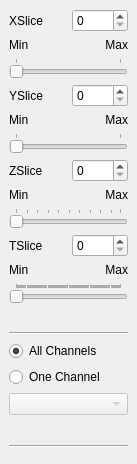
<?xml version="1.0" encoding="UTF-8"?>
<ui version="4.0">
 <class>NavigationDockWidget</class>
 <widget class="QDockWidget" name="NavigationDockWidget">
  <property name="geometry">
   <rect>
    <x>0</x>
    <y>0</y>
    <width>137</width>
    <height>464</height>
   </rect>
  </property>
  <property name="sizePolicy">
   <sizepolicy hsizetype="Expanding" vsizetype="Expanding">
    <horstretch>0</horstretch>
    <verstretch>0</verstretch>
   </sizepolicy>
  </property>
  <property name="windowIcon">
   <iconset resource="../../../../Resources/axes.qrc">
    <normaloff>:/fig/navigation.png</normaloff>:/fig/navigation.png</iconset>
  </property>
  <property name="allowedAreas">
   <set>Qt::LeftDockWidgetArea|Qt::RightDockWidgetArea</set>
  </property>
  <property name="windowTitle">
   <string>Navigation</string>
  </property>
  <widget class="QWidget" name="dockWidgetContents">
   <layout class="QGridLayout" name="gridLayout_2">
    <item row="0" column="0">
     <layout class="QVBoxLayout" name="verticalLayout_3">
      <item>
       <layout class="QGridLayout" name="gridLayout" rowminimumheight="10,10,10,10,0,0,0,0,0,0,0,0">
        <property name="sizeConstraint">
         <enum>QLayout::SetMinimumSize</enum>
        </property>
        <property name="spacing">
         <number>6</number>
        </property>
        <item row="0" column="0">
         <widget class="QLabel" name="XSliceLbl">
          <property name="minimumSize">
           <size>
            <width>54</width>
            <height>20</height>
           </size>
          </property>
          <property name="text">
           <string>XSlice</string>
          </property>
          <property name="buddy">
           <cstring>XSliceSpinBox</cstring>
          </property>
         </widget>
        </item>
        <item row="0" column="1">
         <widget class="QSpinBox" name="XSliceSpinBox"/>
        </item>
        <item row="3" column="0">
         <widget class="QLabel" name="YSliceLbl">
          <property name="text">
           <string>YSlice</string>
          </property>
          <property name="buddy">
           <cstring>YSliceSpinBox</cstring>
          </property>
         </widget>
        </item>
        <item row="3" column="1">
         <widget class="QSpinBox" name="YSliceSpinBox"/>
        </item>
        <item row="6" column="1">
         <widget class="QSpinBox" name="ZSliceSpinBox"/>
        </item>
        <item row="6" column="0">
         <widget class="QLabel" name="ZSliceLbl">
          <property name="text">
           <string>ZSlice</string>
          </property>
          <property name="buddy">
           <cstring>ZSliceSpinBox</cstring>
          </property>
         </widget>
        </item>
        <item row="9" column="0">
         <widget class="QLabel" name="TSliceLbl">
          <property name="text">
           <string>TSlice</string>
          </property>
          <property name="buddy">
           <cstring>TSliceSpinBox</cstring>
          </property>
         </widget>
        </item>
        <item row="9" column="1">
         <widget class="QSpinBox" name="TSliceSpinBox"/>
        </item>
        <item row="2" column="0" colspan="2">
         <widget class="QSlider" name="XSliceSlider">
          <property name="value">
           <number>0</number>
          </property>
          <property name="orientation">
           <enum>Qt::Horizontal</enum>
          </property>
          <property name="tickPosition">
           <enum>QSlider::TicksAbove</enum>
          </property>
          <property name="tickInterval">
           <number>100</number>
          </property>
         </widget>
        </item>
        <item row="5" column="0" colspan="2">
         <widget class="QSlider" name="YSliceSlider">
          <property name="orientation">
           <enum>Qt::Horizontal</enum>
          </property>
          <property name="tickPosition">
           <enum>QSlider::TicksAbove</enum>
          </property>
          <property name="tickInterval">
           <number>100</number>
          </property>
         </widget>
        </item>
        <item row="8" column="0" colspan="2">
         <widget class="QSlider" name="ZSliceSlider">
          <property name="orientation">
           <enum>Qt::Horizontal</enum>
          </property>
          <property name="tickPosition">
           <enum>QSlider::TicksAbove</enum>
          </property>
         </widget>
        </item>
        <item row="11" column="0" colspan="2">
         <widget class="QSlider" name="TSliceSlider">
          <property name="orientation">
           <enum>Qt::Horizontal</enum>
          </property>
          <property name="tickPosition">
           <enum>QSlider::TicksAbove</enum>
          </property>
          <property name="tickInterval">
           <number>1</number>
          </property>
         </widget>
        </item>
        <item row="1" column="0">
         <widget class="QLabel" name="MinXSlicelbl">
          <property name="text">
           <string>Min</string>
          </property>
         </widget>
        </item>
        <item row="1" column="1">
         <widget class="QLabel" name="MaxXSlicelbl">
          <property name="text">
           <string>Max</string>
          </property>
          <property name="alignment">
           <set>Qt::AlignRight|Qt::AlignTrailing|Qt::AlignVCenter</set>
          </property>
         </widget>
        </item>
        <item row="4" column="0">
         <widget class="QLabel" name="MinYSlicelbl">
          <property name="text">
           <string>Min</string>
          </property>
         </widget>
        </item>
        <item row="4" column="1">
         <widget class="QLabel" name="MaxYSlicelbl">
          <property name="text">
           <string>Max</string>
          </property>
          <property name="alignment">
           <set>Qt::AlignRight|Qt::AlignTrailing|Qt::AlignVCenter</set>
          </property>
         </widget>
        </item>
        <item row="7" column="0">
         <widget class="QLabel" name="MinZSlicelbl">
          <property name="text">
           <string>Min</string>
          </property>
         </widget>
        </item>
        <item row="7" column="1">
         <widget class="QLabel" name="MaxZSlicelbl">
          <property name="text">
           <string>Max</string>
          </property>
          <property name="alignment">
           <set>Qt::AlignRight|Qt::AlignTrailing|Qt::AlignVCenter</set>
          </property>
         </widget>
        </item>
        <item row="10" column="0">
         <widget class="QLabel" name="MinTSlicelbl">
          <property name="text">
           <string>Min</string>
          </property>
         </widget>
        </item>
        <item row="10" column="1">
         <widget class="QLabel" name="MaxTSlicelbl">
          <property name="text">
           <string>Max</string>
          </property>
          <property name="alignment">
           <set>Qt::AlignRight|Qt::AlignTrailing|Qt::AlignVCenter</set>
          </property>
         </widget>
        </item>
       </layout>
      </item>
      <item>
       <spacer name="verticalSpacer_3">
        <property name="orientation">
         <enum>Qt::Vertical</enum>
        </property>
        <property name="sizeHint" stdset="0">
         <size>
          <width>20</width>
          <height>40</height>
         </size>
        </property>
       </spacer>
      </item>
      <item>
       <layout class="QVBoxLayout" name="verticalLayout">
        <item>
         <widget class="Line" name="line">
          <property name="orientation">
           <enum>Qt::Horizontal</enum>
          </property>
         </widget>
        </item>
        <item>
         <widget class="QRadioButton" name="AllChannelsBtn">
          <property name="text">
           <string>All Channels</string>
          </property>
          <property name="checked">
           <bool>true</bool>
          </property>
         </widget>
        </item>
        <item>
         <widget class="QRadioButton" name="OneChannelBtn">
          <property name="text">
           <string>One Channel</string>
          </property>
         </widget>
        </item>
        <item>
         <widget class="QComboBox" name="ChannelComboBox">
          <property name="enabled">
           <bool>false</bool>
          </property>
          <property name="currentIndex">
           <number>-1</number>
          </property>
          <property name="frame">
           <bool>true</bool>
          </property>
          <property name="modelColumn">
           <number>0</number>
          </property>
         </widget>
        </item>
        <item>
         <spacer name="verticalSpacer">
          <property name="orientation">
           <enum>Qt::Vertical</enum>
          </property>
          <property name="sizeHint" stdset="0">
           <size>
            <width>20</width>
            <height>40</height>
           </size>
          </property>
         </spacer>
        </item>
       </layout>
      </item>
      <item>
       <layout class="QVBoxLayout" name="verticalLayout_2">
        <item>
         <widget class="Line" name="line_2">
          <property name="orientation">
           <enum>Qt::Horizontal</enum>
          </property>
         </widget>
        </item>
       </layout>
      </item>
     </layout>
    </item>
    <item row="1" column="0">
     <spacer name="verticalSpacer_2">
      <property name="orientation">
       <enum>Qt::Vertical</enum>
      </property>
      <property name="sizeHint" stdset="0">
       <size>
        <width>20</width>
        <height>40</height>
       </size>
      </property>
     </spacer>
    </item>
   </layout>
  </widget>
 </widget>
 <tabstops>
  <tabstop>XSliceSpinBox</tabstop>
  <tabstop>YSliceSpinBox</tabstop>
  <tabstop>ZSliceSpinBox</tabstop>
  <tabstop>TSliceSpinBox</tabstop>
  <tabstop>AllChannelsBtn</tabstop>
  <tabstop>OneChannelBtn</tabstop>
 </tabstops>
 <resources>
  <include location="../../../../Resources/axes.qrc"/>
 </resources>
 <connections>
  <connection>
   <sender>OneChannelBtn</sender>
   <signal>toggled(bool)</signal>
   <receiver>ChannelComboBox</receiver>
   <slot>setEnabled(bool)</slot>
   <hints>
    <hint type="sourcelabel">
     <x>84</x>
     <y>303</y>
    </hint>
    <hint type="destinationlabel">
     <x>88</x>
     <y>329</y>
    </hint>
   </hints>
  </connection>
  <connection>
   <sender>XSliceSpinBox</sender>
   <signal>valueChanged(int)</signal>
   <receiver>XSliceSlider</receiver>
   <slot>setValue(int)</slot>
   <hints>
    <hint type="sourcelabel">
     <x>98</x>
     <y>42</y>
    </hint>
    <hint type="destinationlabel">
     <x>68</x>
     <y>69</y>
    </hint>
   </hints>
  </connection>
  <connection>
   <sender>YSliceSpinBox</sender>
   <signal>valueChanged(int)</signal>
   <receiver>YSliceSlider</receiver>
   <slot>setValue(int)</slot>
   <hints>
    <hint type="sourcelabel">
     <x>98</x>
     <y>95</y>
    </hint>
    <hint type="destinationlabel">
     <x>68</x>
     <y>122</y>
    </hint>
   </hints>
  </connection>
  <connection>
   <sender>ZSliceSpinBox</sender>
   <signal>valueChanged(int)</signal>
   <receiver>ZSliceSlider</receiver>
   <slot>setValue(int)</slot>
   <hints>
    <hint type="sourcelabel">
     <x>98</x>
     <y>148</y>
    </hint>
    <hint type="destinationlabel">
     <x>68</x>
     <y>175</y>
    </hint>
   </hints>
  </connection>
  <connection>
   <sender>TSliceSpinBox</sender>
   <signal>valueChanged(int)</signal>
   <receiver>TSliceSlider</receiver>
   <slot>setValue(int)</slot>
   <hints>
    <hint type="sourcelabel">
     <x>98</x>
     <y>201</y>
    </hint>
    <hint type="destinationlabel">
     <x>68</x>
     <y>228</y>
    </hint>
   </hints>
  </connection>
  <connection>
   <sender>XSliceSlider</sender>
   <signal>valueChanged(int)</signal>
   <receiver>XSliceSpinBox</receiver>
   <slot>setValue(int)</slot>
   <hints>
    <hint type="sourcelabel">
     <x>68</x>
     <y>69</y>
    </hint>
    <hint type="destinationlabel">
     <x>98</x>
     <y>42</y>
    </hint>
   </hints>
  </connection>
  <connection>
   <sender>YSliceSlider</sender>
   <signal>valueChanged(int)</signal>
   <receiver>YSliceSpinBox</receiver>
   <slot>setValue(int)</slot>
   <hints>
    <hint type="sourcelabel">
     <x>68</x>
     <y>122</y>
    </hint>
    <hint type="destinationlabel">
     <x>98</x>
     <y>95</y>
    </hint>
   </hints>
  </connection>
  <connection>
   <sender>ZSliceSlider</sender>
   <signal>valueChanged(int)</signal>
   <receiver>ZSliceSpinBox</receiver>
   <slot>setValue(int)</slot>
   <hints>
    <hint type="sourcelabel">
     <x>68</x>
     <y>175</y>
    </hint>
    <hint type="destinationlabel">
     <x>98</x>
     <y>148</y>
    </hint>
   </hints>
  </connection>
  <connection>
   <sender>TSliceSlider</sender>
   <signal>valueChanged(int)</signal>
   <receiver>TSliceSpinBox</receiver>
   <slot>setValue(int)</slot>
   <hints>
    <hint type="sourcelabel">
     <x>68</x>
     <y>228</y>
    </hint>
    <hint type="destinationlabel">
     <x>98</x>
     <y>201</y>
    </hint>
   </hints>
  </connection>
 </connections>
</ui>
